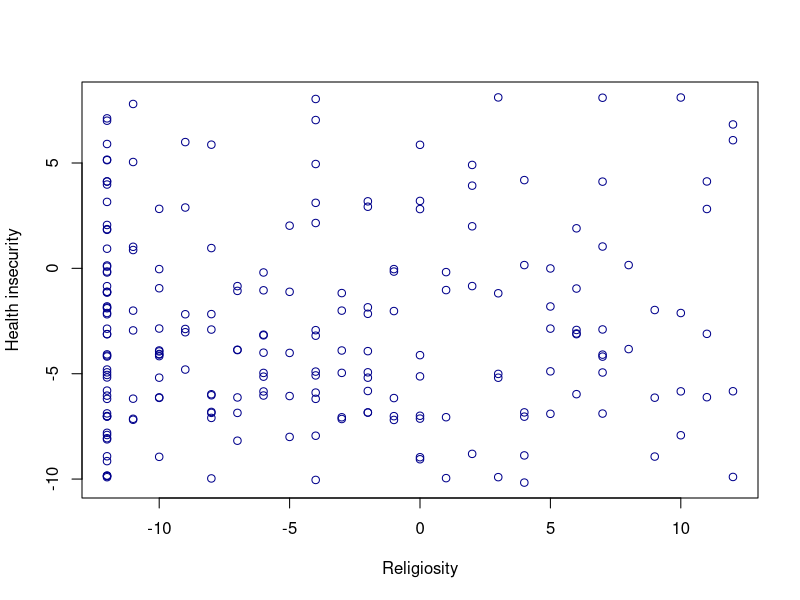
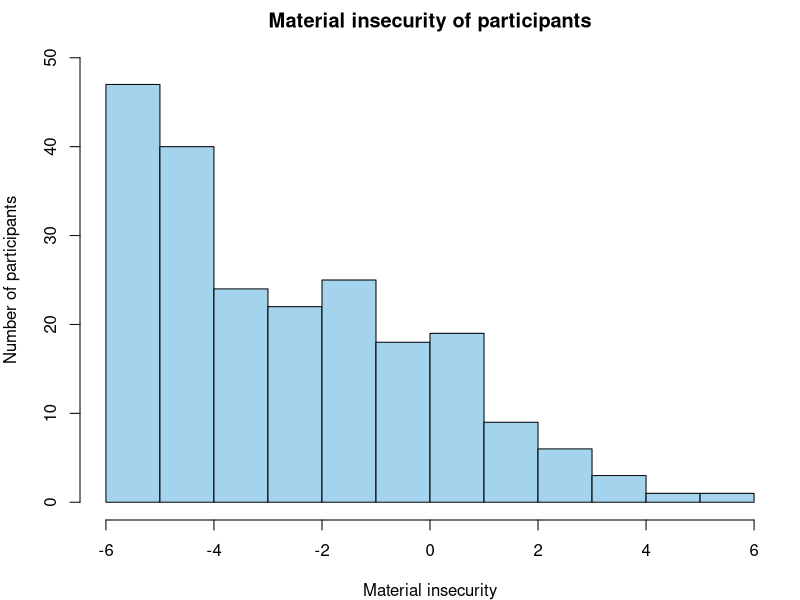
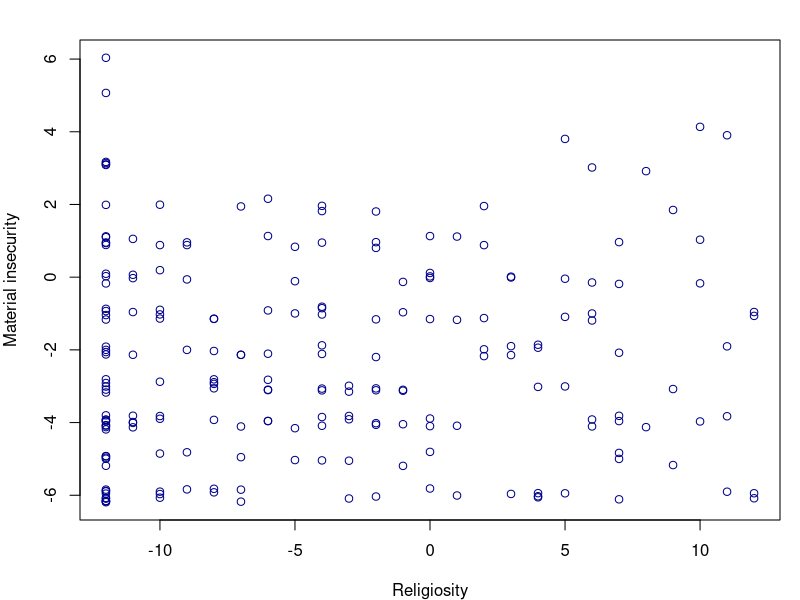
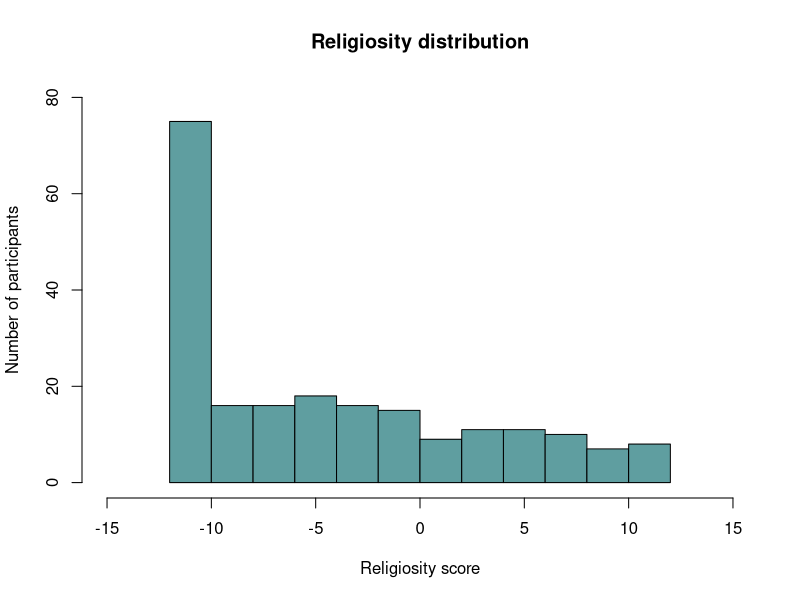
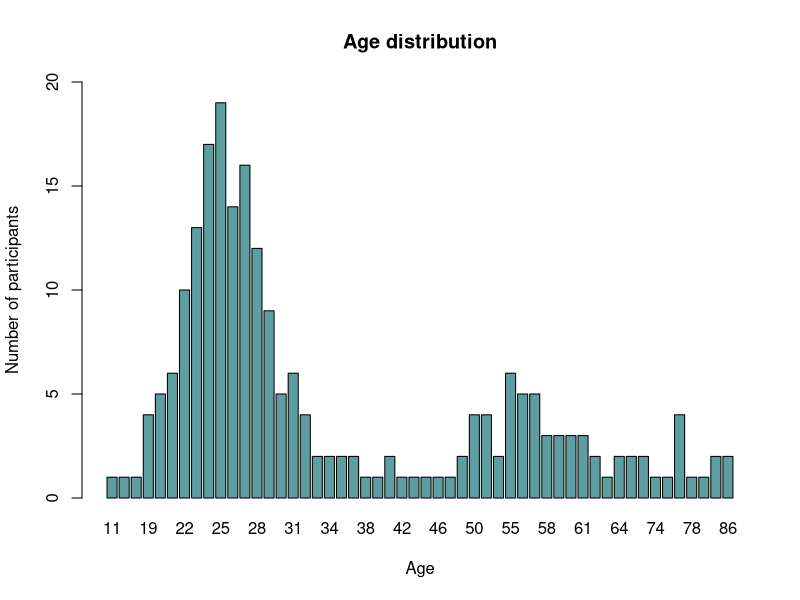
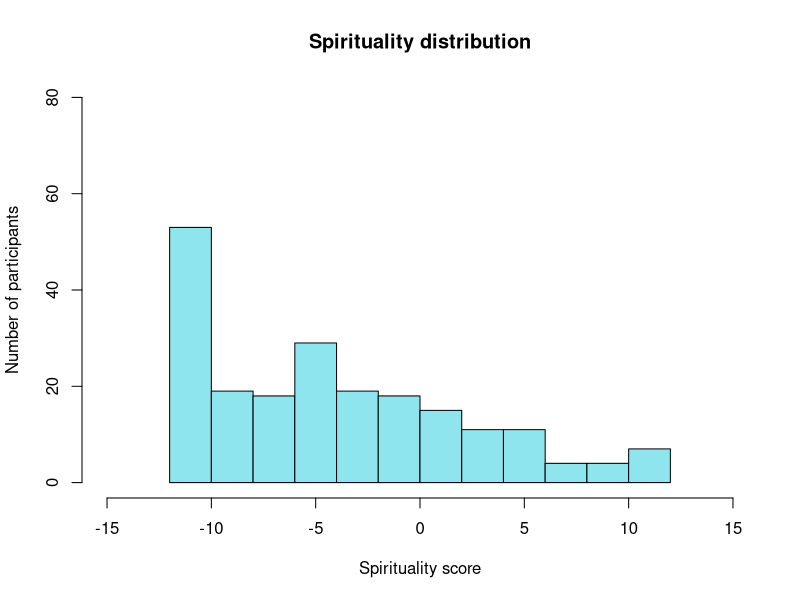

Source code (R) for these figures, in order:
###############################################
############ Cleaning and describing ##########
###############################################

# prelims
setwd("/Users/Emma-Marie/Documents/AU/ka_2.semester/rel_projekt/rel_projekt") # set working directory

library("psych")
# library("devtools")
# library(AnthroTools)

# load raw data
d <- read.table("data/RawProjektData.txt")
d.r <- d # create new object, which can be used for cleaning

### investigate sample -> gender
female <- sum(d.r$KON == 0)
male <- sum(d$KON == 1)
other <- sum(d$KON == 3)
df_kon <- data.frame(Kon = c("Female", "Male", "Other"),
                     Count = c(female, male, other)) # create data frame
print(df_kon)

######################################################
## Investigate religiosity (the dependent variable) ##
######################################################

# function to calculate the Cronbach's alpha
alpha.fun <- function(data, interval){
  k <- ncol(data)
  n <- nrow(data)
  p <- 1 - interval
  cormat <- cor(data)[lower.tri(cor(data))] # takes the lower triangle of R scores in the correlation matrix, to avoid having the same scores twice
  rhat <- mean(cormat)
  alpha <- (k*rhat)/(1 + (k - 1)*rhat) # the correlation score is weighted based on the size of the data
  df1 <- n - 1
  df2 <- df1*(k - 1)
  ffl <- qf(p/2, df1 = df1, df2 = df2)
  ffu <- qf(1 - (p/2), df1 = df1, df2 = df2)
  upper <- 1 - (1 - alpha)*ffl # lower value in confidence interval
  lower <- 1 - (1 - alpha)*ffu # upper value in confidence interval
  return(data.frame(alpha = alpha, lower = lower, upper = upper)) # return df with Cronbach's alpha and confidence interval
}

# Create religiosity scale
rel_labs <- c("REL72", "REL85", "REL94", "REL106", "REL108", "REL113") # create object of variable names
relscor <- d[rel_labs]

# Cronbachs alpha
alpha(relscor)
relscor <- na.omit(relscor) # remove rows with NA
alpha.fun(relscor, 0.95) # get 95% CI for Cronbachs alpha

# create new column with religiosity scores
d.r$RELSCOR <- d$REL72 + d$REL85 + d$REL94 + d$REL106 + d$REL108 + d$REL113 

# plot histogram
pdf(file = "fig_output/rel_distribution.pdf", width = 4, height = 4)
hist(d.r$RELSCOR, xlab = "Religiosity score", ylab = "Number of participants", main = "Religiosity distribution", xlim = c(-15,15), ylim = c(0,80), col = "cadetblue") # plot rel scores
dev.off()

##################################################
##### Investigate independent variables ##########
##################################################

### Age ###

# create function for information about observations with numeric values
statinfo <- function(x){
  numobs <- sum(table(x)) # number of inputs
  minobs <- min(x, na.rm = T) # minimum value
  meanobs <- round(mean(x, na.rm = T), 2) # mean values (two decimals)
  maxobs <- max(x, na.rm = T) # max value
  sdobs <- round(sd(x, na.rm = T), 2) # standard deviation (two decimals)
  df <- data.frame(n = numobs, min = minobs, 
                   M = meanobs, max = maxobs, SD = sdobs) # create data frame
  return(df)
}

statinfo(d$ALDER)
summary(d$ALDER) # median age = 28

# Plot age destribution
pdf(file = "fig_output/age_distribution.pdf", width = 4, height = 4)
barplot(table(d$ALDER), main = "Age distribution", xlab = "Age", ylab = "Number of participants", ylim = c(0,20), col = "cadetblue") # plot age
dev.off()

### Health insecurity ###
table(d.r$HELB) # check values
d.r$HELB[which(d.r$HELB == "0.2")] <- 0 # replace invalid value

# create scale
labs_ment <- c("BEKYMFYS", "BEKYMMENT", "DEPRI", "ALSYG", "HELB") #create object of variable names
mentsub <- d.r[labs_ment] # subtract the health insecurity data
mentsubs <- mentsub[complete.cases(mentsub),] # delete missing values

# Calculate Cronbach's alpha on scale
alpha.fun(mentsubs, 0.95) 
alpha(mentsub) # check reliability if items are dropped 

# create new column with health insecurity scores
d.r$HELSCOR <- d.r$BEKYMFYS + d.r$BEKYMMENT + d.r$DEPRI + d.r$ALSYG + d.r$HELB

# Investigate connection between health insecurity and religiosity
plot(jitter(HELSCOR, factor = 1) ~ RELSCOR, data = d.r,
     xlab = "Religiosity", ylab = "Health insecurity",
     pch = 21, col = "darkblue")

### Material insecurity
labs_mat <- c("BEKYMJOB", "BEKYMLIV", "LSTAND") # create object of variable names to capture material insecurity
matsub <- d.r[labs_mat] # subtract the material insecurity data
matsubs <- matsub[complete.cases(matsub),] # delete missing values

# Cronbach's alpha on material insecurity 
alpha.fun(matsubs, 0.95) # run our function calculating Cronbach's alpha 
alpha(matsub) # check reliability if items are dropped 

# plot distribution of material insecurity
par(mar = c(4, 4, 2, 1)) # set margins for plot
d.r$MAT <- d.r$BEKYMJOB + d.r$BEKYMLIV + d.r$LSTAND# create column of income scores
hist(d.r$MAT, main  ="Material insecurity of participants", xlab = "Material insecurity", ylab = "Number of participants", col = "lightskyblue2", ylim = c(0,50)) # plot distribution

# Investigate connection between material insecurity and religiosity
par(mar = c(4, 4, 2, 1)) # set margins for plot
plot(jitter(MAT, factor = 1) ~ RELSCOR, data = d.r,
     xlab = "Religiosity", ylab = "Material insecurity",
     pch = 21, col = "darkblue")

########################################################

# create new age variable to differentiate between "young" and "older" (for freelist)
d.r$UNG[d.r$ALDER <= 28] <- 0
d.r$UNG[d.r$ALDER > 28] <- 1

########################################################
### Investigating spirituality

# create scale
spir_labs <- c("REL76", "REL90", "REL102", "REL114", "REL117", "REL122") # the chosen spirituality questions
spirscor <- d[spir_labs]

# Cronsbach's alpha on religiosity questions
alpha(spirscor) # Cronbachs alpha
spirscor <- na.omit(spirscor) # remove rows with NA
alpha.fun(spirscor, 0.95) # get 95% CI for Cronbachs alpha

# create new column with religiosity scores
d.r$SPIRSCOR <- d$REL76 + d$REL90 + d$REL102 + d$REL114 + d$REL117 + d$REL122

# plot histogram
pdf(file = "fig_output/spir_distribution.pdf", width = 4, height = 4)
hist(d.r$SPIRSCOR, xlab = "Spirituality score", ylab = "Number of participants", main = "Spirituality distribution", xlim = c(-15,15), ylim = c(0,80), col = "cadetblue2") # plot rel scores
dev.off()

########################################################

# Save cleaned data in data frame as .txt
write.table(d.r, file = paste0("data/dat_survey_cleaned.txt"), sep = "\t", row.names = TRUE, col.names = NA)
